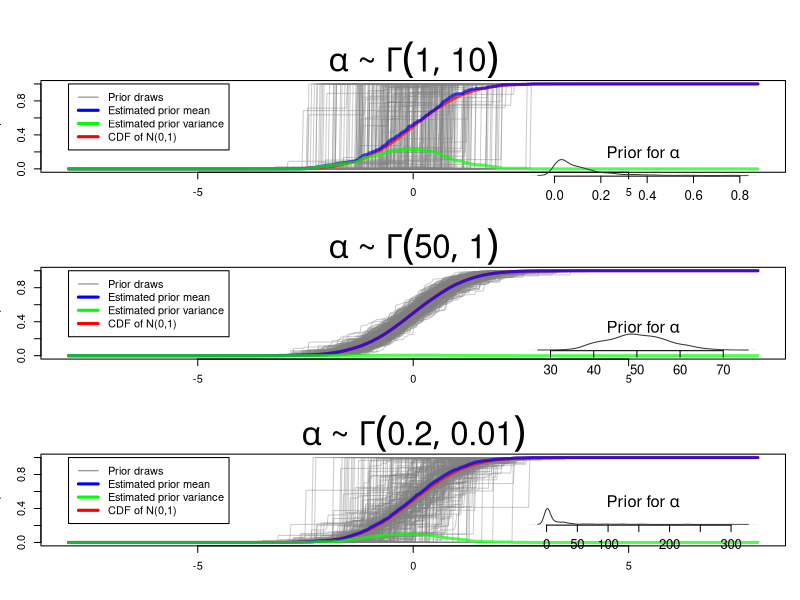

Reproduce this figure in R.
library(MCMCpack)

cdf = function(x, t){
    out = length(t)
    for (i in 1:length(t))
        out[i] = mean(x <= t[i])
    return (out)
    }
stick_break = function(n, alpha, Gdraw){
    get_pi = function(n, alpha){
        V = c(0, rbeta(n, 1, alpha))
        return (V[-1] * cumprod(1-V[-(n+1)]))
        }
    pi_vec = get_pi(n, alpha)
    theta = Gdraw(n)
    # Getting more draws from G0 than necessary

    y = sample(theta, replace = TRUE, prob = pi_vec)
    return (y)
    }

tl = 500

a_vec = c(1, 50, 1/5)
b_vec = c(10, 1, 1/100)

pdf("./figs/prob2b.pdf", height = 18, width = 12)
par(mfrow = c(3,1), mar = c(4.1, 3.1, 3.1, 1.1), oma = c(0, 0, 3, 0))
for (j in 1:3){

    ### Constructive
    set.seed(1)
    B = 300
    n = 850
    x = matrix(0, B, n)
    alpha = rgamma(B, a_vec[j], b_vec[j])
    for (i in 1:B)
        x[i,] = stick_break(n, alpha[i], function(n) rnorm(n, 0, 1))

    tvec = seq(-8, 8, length = tl)
    q = apply(x, 1, function(x) cdf(x, tvec))
    qlines = apply(q, 1, quantile, c(0.025, 0.5, 0.975))
    qmean = apply(q, 1, mean)
    qvar = apply(q, 1, var)

    opts = par(no.readonly = TRUE)

    matplot(tvec, q, type = 'l', lty = 1, col = rgb(0.5, 0.5, 0.5, 0.4), cex.main = 3.0, xlab = "",
        main = bquote(alpha ~ "~" ~ Gamma(.(a_vec[j]), .(b_vec[j]))))
    curve(pnorm(x, 0, 1), col = rgb(1, 0, 0, 0.7), add = TRUE, lwd = 3)
    lines(tvec, qmean, col = rgb(0, 0, 1, 0.7), lwd = 3)
    lines(tvec, qvar, col = rgb(0, 1, 0, 0.7), lwd = 3)
    legend(min(tvec), 1, legend = c("Prior draws", "Estimated prior mean",
        "Estimated prior variance", "CDF of N(0,1)"), lwd = c(1, 3, 3, 3), lty = c(1, 1, 1, 1),
        col = c("gray50", "blue", "green", "red"))


    dens = density(alpha)
    rng.x = range(tvec)
    x.diff = diff(rng.x)
  
    left = rng.x[1] + x.diff*2/3
    right = rng.x[2]
    par(fig = c(grconvertX(c(left, right), from="user", to="ndc"),
        grconvertY(c(0.25, 0.65), from="user", to="ndc")),
        mar = c(0.1, 0.1, 1.0, 0.1), new = TRUE)
    #plot(density(x),col="blue",cex.main=.5,lwd=3)
    plot(dens, type="l", col="gray20", cex.main=1.5, axes=FALSE,
        main = expression(paste("Prior for ", alpha)))
    axis(1, cex.axis=1.2)
    par(opts)
    par("mfg" = c(min(j+1, 3), 1, 3, 1))

    }
dev.off()
